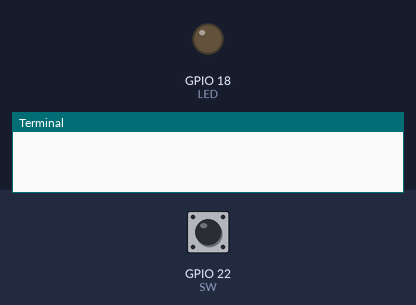
Recording of a program running on a simulated Raspberry Pi (BCM pin numbers). On the bench: output pins drawn as LEDs (lit = HIGH), the last lines printed to the terminal. Inputs (shaded band) come from the test bench; at power-on: GPIO 22 (SW) HIGH.

Above: at 1.2 s.
1.3 s: GPIO 22 (SW) pulled LOW for 0.15 s
3.8 s: GPIO 22 (SW) pulled LOW for 1 s
At 4.7 s:
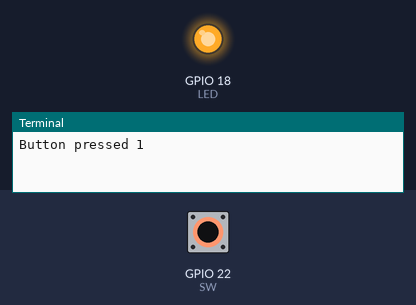
6.3 s: GPIO 22 (SW) pulled LOW for 3.2 s
At 6.6 s:
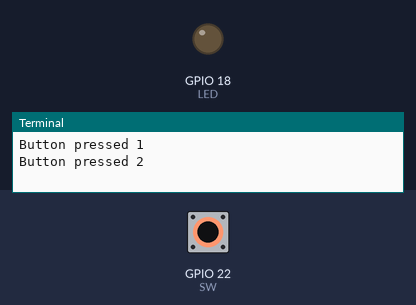
Timing chart, 0 to 9.3 s (numbered marks = the images above; inputs shaded):
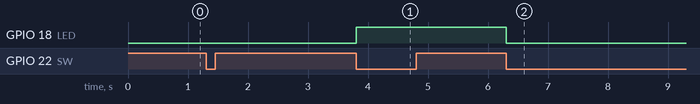

Measured:
- after the input at 3.8 s, GPIO 18 (LED): LOW → HIGH at once
- after the input at 6.3 s, GPIO 18 (LED): HIGH → LOW at once

The program:

ComEn3.py
```python
import RPi.GPIO as GPIO
import time

LED = 18
SW = 22
count = 0
toggle = True
GPIO.setmode(GPIO.BCM)
GPIO.setup(SW, GPIO.IN, pull_up_down = GPIO.PUD_UP)
GPIO.setup(LED, GPIO.OUT)
try:
    while True :
        if GPIO.wait_for_edge(SW, GPIO.FALLING):
            toggle = not(toggle)
            count = count + 1
            GPIO.output(LED, toggle)
            time.sleep(1)
            print(f"Button pressed {count}")
except KeyboardInterrupt:
    GPIO.cleanup()
print("\nBye")
```
